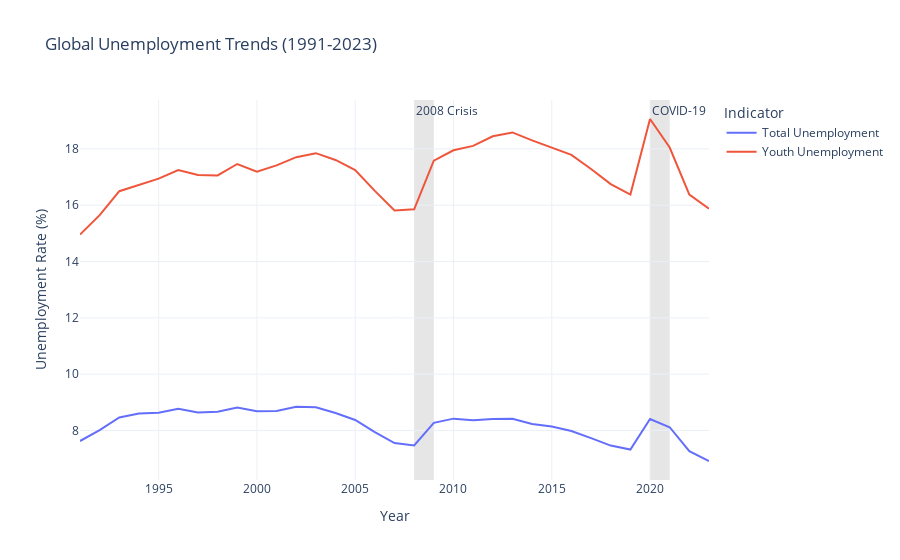

The cell this chart's notebook holds for it:
### Code cell
# --- Viz 1: Global Unemployment Trends (Time Series) ---
global_trends = countries_df.groupby('Year')[[col_unemp_total, col_unemp_youth]].mean().reset_index()

fig1 = go.Figure()
fig1.add_trace(go.Scatter(x=global_trends['Year'], y=global_trends[col_unemp_total],
                    mode='lines', name='Total Unemployment'))
fig1.add_trace(go.Scatter(x=global_trends['Year'], y=global_trends[col_unemp_youth],
                    mode='lines', name='Youth Unemployment'))
fig1.update_layout(title='Global Unemployment Trends (1991-2023)',
                   xaxis_title='Year',
                   yaxis_title='Unemployment Rate (%)',
                   legend_title='Indicator',
                   template='plotly_white')
# Add shading for economic events
fig1.add_vrect(x0=2008, x1=2009, fillcolor="gray", opacity=0.2, layer="below", line_width=0, annotation_text="2008 Crisis", annotation_position="top left")
fig1.add_vrect(x0=2020, x1=2021, fillcolor="gray", opacity=0.2, layer="below", line_width=0, annotation_text="COVID-19", annotation_position="top left")

fig1.show()

### Figure 1 — Plotly figure (JSON) as saved in the notebook; plotly's stock layout.template omitted (floating-point values rounded to 4 significant figures)
{"data": [{"mode": "lines", "name": "Total Unemployment", "type": "scatter", "x": [1991, 1992, 1993, 1994, 1995, 1996, 1997, 1998, 1999, 2000, 2001, 2002, 2003, 2004, 2005, 2006, 2007, 2008, 2009, 2010, 2011, 2012, 2013, 2014, 2015, 2016, 2017, 2018, 2019, 2020, 2021, 2022, 2023], "y": [7.626, 8.012, 8.46, 8.601, 8.627, 8.771, 8.639, 8.667, 8.819, 8.685, 8.69, 8.844, 8.823, 8.619, 8.374, 7.944, 7.554, 7.47, 8.272, 8.42, 8.367, 8.405, 8.413, 8.229, 8.139, 7.979, 7.728, 7.464, 7.321, 8.408, 8.116, 7.264, 6.916]}, {"mode": "lines", "name": "Youth Unemployment", "type": "scatter", "x": [1991, 1992, 1993, 1994, 1995, 1996, 1997, 1998, 1999, 2000, 2001, 2002, 2003, 2004, 2005, 2006, 2007, 2008, 2009, 2010, 2011, 2012, 2013, 2014, 2015, 2016, 2017, 2018, 2019, 2020, 2021, 2022, 2023], "y": [14.96, 15.65, 16.5, 16.73, 16.94, 17.25, 17.08, 17.06, 17.46, 17.19, 17.41, 17.71, 17.85, 17.61, 17.25, 16.51, 15.81, 15.85, 17.58, 17.95, 18.11, 18.45, 18.59, 18.3, 18.04, 17.79, 17.29, 16.75, 16.38, 19.06, 18.05, 16.38, 15.87]}], "layout": {"annotations": [{"showarrow": false, "text": "2008 Crisis", "x": 2008, "xanchor": "left", "xref": "x", "y": 1, "yanchor": "top", "yref": "y domain"}, {"showarrow": false, "text": "COVID-19", "x": 2020, "xanchor": "left", "xref": "x", "y": 1, "yanchor": "top", "yref": "y domain"}], "legend": {"title": {"text": "Indicator"}}, "shapes": [{"fillcolor": "gray", "layer": "below", "line": {"width": 0}, "opacity": 0.2, "type": "rect", "x0": 2008, "x1": 2009, "xref": "x", "y0": 0, "y1": 1, "yref": "y domain"}, {"fillcolor": "gray", "layer": "below", "line": {"width": 0}, "opacity": 0.2, "type": "rect", "x0": 2020, "x1": 2021, "xref": "x", "y0": 0, "y1": 1, "yref": "y domain"}], "title": {"text": "Global Unemployment Trends (1991-2023)"}, "xaxis": {"title": {"text": "Year"}}, "yaxis": {"title": {"text": "Unemployment Rate (%)"}}}}
